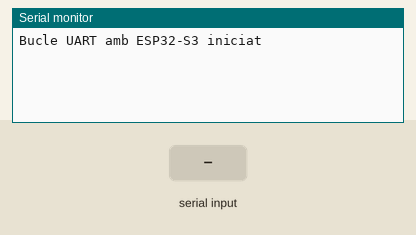
Bench run of a program on a simulated ESP32-S3. Shown: the last lines printed to the serial monitor. The test bench sets the inputs (shaded band).

Above: at 1.2 s.
1.3 s: "1\n" received over Serial
At 2.4 s:
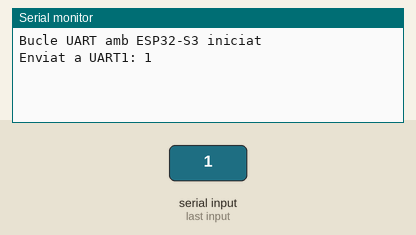
2.8 s: "1\n" received over the second serial link
At 3.5 s:
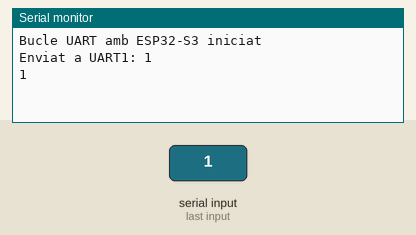
4.3 s: "0\n" received over Serial
At 4.7 s:
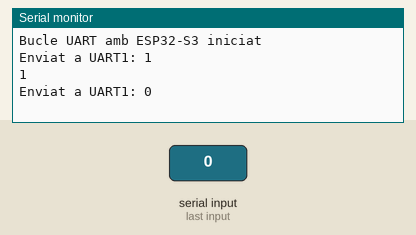
5.8 s: "0\n" received over the second serial link
At 7.0 s:
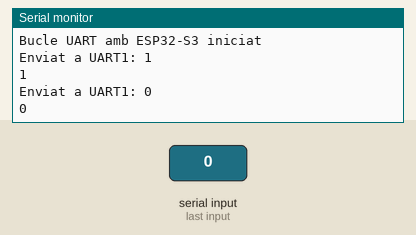

Measured:
- after the input at 1.3 s, the serial monitor: prints a new line at once (image 1)
- after the input at 2.8 s, the serial monitor: prints a new line at once (image 2)
- after the input at 4.3 s, the serial monitor: prints a new line at once (image 3)
- after the input at 5.8 s, the serial monitor: prints a new line at once (image 4)

The program:

main.cpp
```cpp
#include <Arduino.h>
#define RXD1 16
#define TXD1 17

void setup() {
  Serial.begin(9600);               // Iniciem la comunicació per USB
  while (!Serial);                    // Esperem que el monitor sèrie estigui llest

  Serial1.begin(9600, SERIAL_8N1, RXD1, TXD1); // Configurem la UART1 amb els pins corresponents
  Serial.println("Bucle UART amb ESP32-S3 iniciat"); // Mostrem un missatge de confirmació
}

void loop() {
  static String inputString = ""; // Utilitzem una cadena per desar els caràcters que escrivim

  // Llegim els caràcters que introduïm pel monitor sèrie
  if (Serial.available()) {
    char incomingByte = Serial.read(); // Llegim un byte
    if (incomingByte == '\n' || incomingByte == '\r') {
      // Quan rebem un salt de línia, processem l’entrada
      if (inputString.length() > 0) {
        // Enviem el que hem escrit a través de la UART1
        Serial1.write(inputString.c_str());
        Serial.println("Enviat a UART1: " + inputString); // Mostrem el que hem enviat
        inputString = ""; // Esborrem la cadena per començar de nou
      }
    } else {
      // Si no és un salt de línia, afegim el caràcter a la cadena
      inputString += incomingByte;
    }
  }

  // Llegim les dades que arriben per UART1 i les mostrem pel monitor sèrie
  if (Serial1.available()) {
    char receivedByte = Serial1.read(); // Llegim un byte des de UART1
    Serial.write(receivedByte);         // El mostrem pel monitor sèrie
  }
}
```
